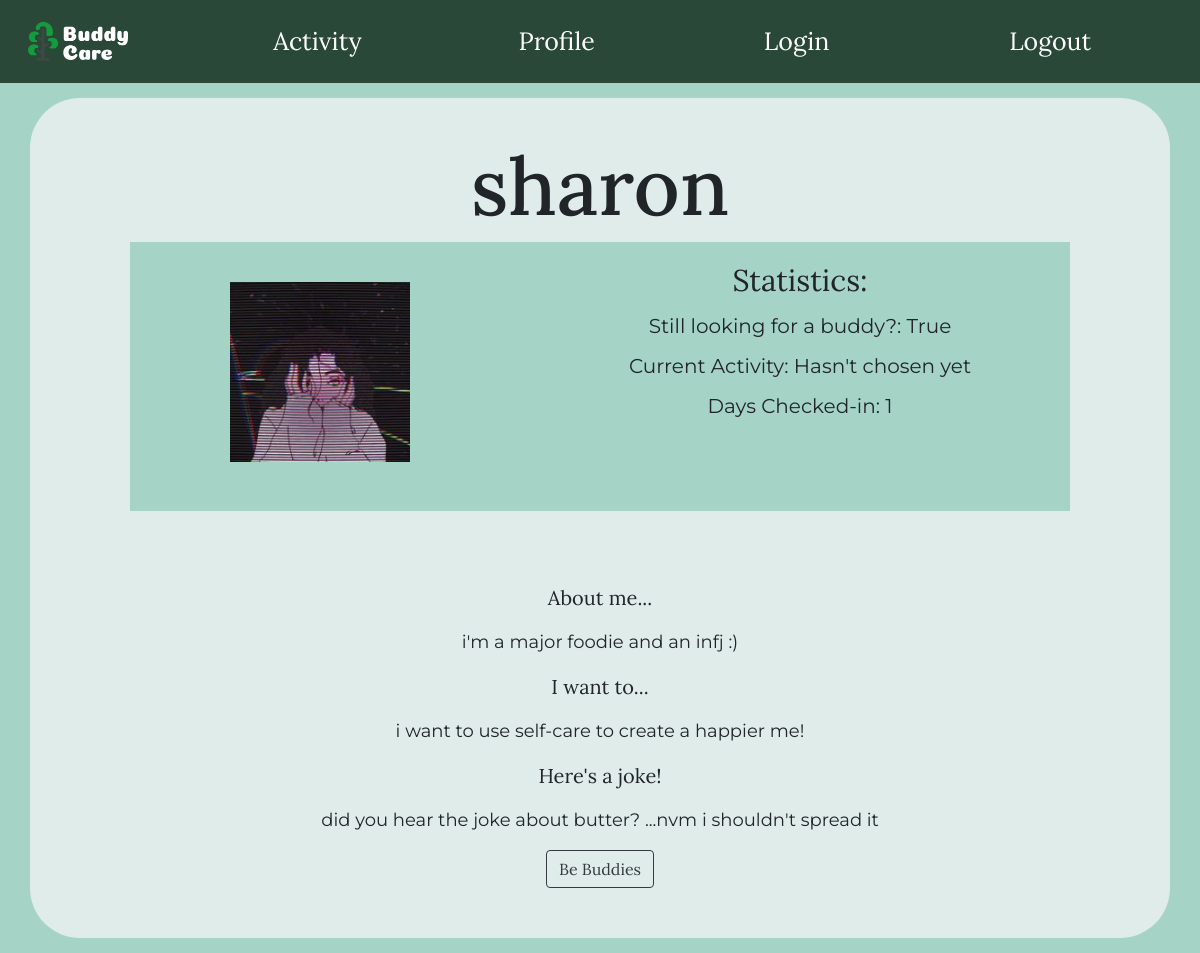
/sharon (signed in), run on the app's committed database.
### app.py (models this page shows, shortened)
class User(db.Model):
    id = db.Column("id", db.Integer, primary_key= True)
    username = db.Column("username", db.String(100))
    password = db.Column("password", db.String(100))
    bud = db.Column("bud", db.Boolean)
    activity = db.Column("activity", db.String(100))
    streak = db.Column("streak", db.Integer, primary_key=True)
    bio = db.Column("bio", db.String(300))
    achieve = db.Column("achieve", db.String(300))
    joke = db.Column("joke", db.String(200))
    budName = db.Column("buddy",db.String(200))
    image_file = db.Column("img", db.String(100), default="sunflowers.jpg")
    lastCheckIn= db.Column(db.DateTime, default=None)

### app.py (the view, shortened to what this page needs)
@app.route('/<name>', methods=['POST','GET'])
def viewBuddy(name):
    if not 'name' in session:
        flash("You need to login first!")
        return render_template("index.html",userFound=False,numUsers=User.query.count())
    buddy = User.query.filter_by(username=name).first()
    user = User.query.filter_by(username=session['name']).first()
    if buddy == None:
        flash("No Buddy!")
        return render_template("index.html",userFound=False,numUsers=User.query.count())
    if request.method=='POST' and request.form['button'] == 'Change Buddies':
        flash("You have to remove your current buddy to change buddies!")
    return render_template("buddy.html", buddy=buddy, user=user)

### app.py (called while the page is built)
@app.before_request
def before_request():
    g.user = None
    if User:
        if 'name' in session and not(session['name'] == None):
            user = User.query.filter_by(username = session['name']).first()
            g.user = user

### templates/buddy.html (shortened to what this page needs)
{% extends "base.html" %}
{% block content %}
<head>
  </head>
  <body>
    <div class="container">
      <h1 class="title">{{buddy.username}}</h1>
      <div class="image" class="left" style="float: left; padding: 0 20px 20px 0;; width: 200px; overflow: hidden; height: 200px; display: block; margin: 40px 100px 40px">
        <img src= "static/images/{{ buddy.image_file }}" class="image" alt="default">
      </div>
      <div class="textContainer">
        <h2 class="subtitle">
          <p class="systemText">Statistics:</p>
          <p class="userText">Still looking for a buddy?: {{buddy.bud}}</p>
          <p class="userText">
          {% if buddy.activity %}
            Current Activity: {{buddy.activity}}
          {% else %}
            Current Activity: Hasn't chosen yet
          {% endif %}</p>
          <p class="userText">Days Checked-in: {{buddy.streak}}</p>
          <br>
        </h2>
      </div><br>
      <div>
        <br><br>
        <b><p class="about">About me...</p></b><p class="answers">{{buddy.bio}}</p>
        <b><p class="about">I want to...</p></b><p class="answers">{{buddy.achieve}}</p>
        <b><p class="about">Here's a joke!</p></b><p class="answers">{{buddy.joke}}</p>
      </div>
        {% if buddy.bud and user.bud %}
          <form method="POST">
            <input type="submit" class="btn btn-outline-dark" name="button" value="Be Buddies"/></a>
          </form>
        {% elif buddy.bud and user.budName %}
          <form method="POST">
            <input type="submit" class="btn btn-outline-dark" name="button" value="Change Buddies"/></a>
          </form>
        {% elif buddy.bud %}
          <p>You have to change your Buddy Status to be {{buddy.username}}'s buddy</p>
        {% else %}
          <form method="POST" action="/profile">
              <a href="/profile"><input type="submit" class="btn btn-outline-dark" name="button" value="Remove Buddy"/></a>
          </form>
        {% endif %}
    </div>
  </body>
{% endblock %}

### static/style.css (style rules this page uses)
body { margin: 0; font-family: 'Lora'; text-shadow: border; background-color: rgb(165, 212, 199) }
.answers { font-family: 'Montserrat'; text-align:center; }
.container { margin-top: 15px; margin-bottom: 15px; padding-top: 40px; padding-right: 100px; padding-bottom: 50px; padding-left: 100px; text-align: center; background-color: rgba(241, 244, 245, 0.769); border-radius: 50px 50px 50px 50px; vertical-align: center; }
.textContainer { font-family: 'Lora'; font-size: 160%; font-weight: 400; padding-top: 20px; padding-right: 0px; padding-bottom: 20px; padding-left: 80px; text-align: center; background-color: rgb(165, 212, 199) }
.title { font-size: 80px; }
p { font-family: 'Montserrat'; font-style: bold; font-size: 18px; font-weight: 400; }
.subtitle { font-family: 'Lora'; font-size: 160%; font-weight: 400; }
.systemText { font-family: 'Lora'; font-size: 30px; font-weight: 400; }
.userText { font-family: 'Montserrat'; font-style: bold; font-size: 20px; font-weight: 400; text-align: center; vertical-align: middle; }
.image { width: 200px; height: 200px; overflow: hidden; display: block; margin: 0 auto; float: left; padding: 0 20px 20px 0; }
.about { font-family: 'Lora'; text-align:center; font-size:20px }

### data on the page
User: username "sharon", image_file (picture), bud "True", streak "1", bio "i'm a major foodie and an infj :)", achieve "i want to use self-care to create a happier me!", joke "did you hear the joke about butter? ...nvm i shouldn't spread it"
